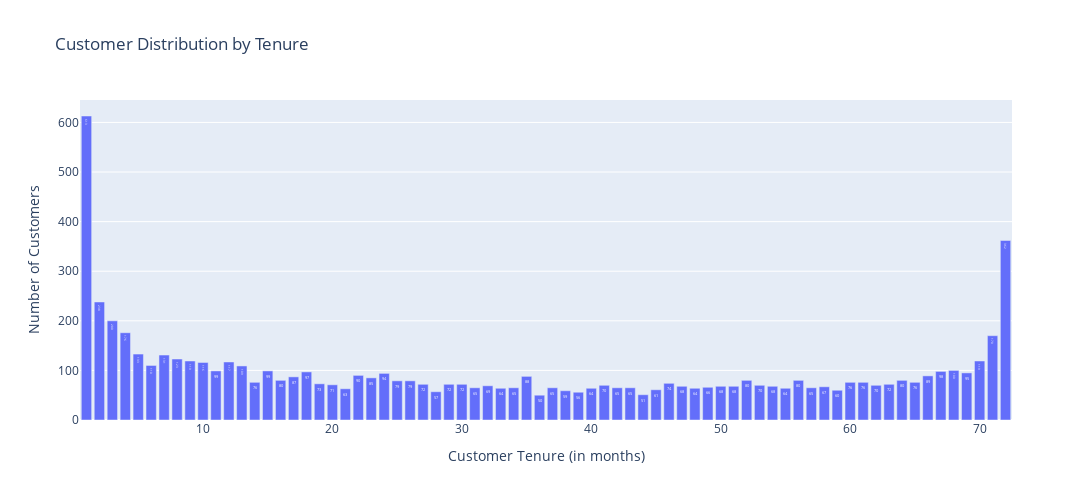

Notebook code cell kept with this figure:
### Code cell
tenure_counts = df['tenure'].value_counts().sort_index()  # sort so it appears in order
# Create a DataFrame for plotting
tenure_df = pd.DataFrame({
    'Tenure': tenure_counts.index,
    'CustomerCount': tenure_counts.values
})

# Create bar plot
fig = px.bar(
    tenure_df,
    x='Tenure',
    y='CustomerCount',
    labels={'Tenure': 'Customer Tenure (in months)', 'CustomerCount': 'Number of Customers'},
    title='Customer Distribution by Tenure',
    text_auto=True
)

fig.update_layout(
    #xaxis=dict(tickmode='linear'),
    width=1400,
    height=500
)

fig.show()

### Figure 1 — Plotly figure (JSON) as saved in the notebook; plotly's stock layout.template omitted (floating-point values rounded to 4 significant figures)
{"data": [{"hovertemplate": "Customer Tenure (in months)=%{x}<br>Number of Customers=%{y}<extra></extra>", "legendgroup": "", "marker": {"color": "#636efa", "pattern": {"shape": ""}}, "name": "", "orientation": "v", "showlegend": false, "textposition": "auto", "texttemplate": "%{y}", "type": "bar", "x": [1, 2, 3, 4, 5, 6, 7, 8, 9, 10, 11, 12, 13, 14, 15, 16, 17, 18, 19, 20, 21, 22, 23, 24, 25, 26, 27, 28, 29, 30, 31, 32, 33, 34, 35, 36, 37, 38, 39, 40, 41, 42, 43, 44, 45, 46, 47, 48, 49, 50, 51, 52, 53, 54, 55, 56, 57, 58, 59, 60, 61, 62, 63, 64, 65, 66, 67, 68, 69, 70, 71, 72], "xaxis": "x", "y": [613, 238, 200, 176, 133, 110, 131, 123, 119, 116, 99, 117, 109, 76, 99, 80, 87, 97, 73, 71, 63, 90, 85, 94, 79, 79, 72, 57, 72, 72, 65, 69, 64, 65, 88, 50, 65, 59, 56, 64, 70, 65, 65, 51, 61, 74, 68, 64, 66, 68, 68, 80, 70, 68, 64, 80, 65, 67, 60, 76, 76, 70, 72, 80, 76, 89, 98, 100, 95, 119, 170, 362], "yaxis": "y"}], "layout": {"barmode": "relative", "height": 500, "legend": {"tracegroupgap": 0}, "title": {"text": "Customer Distribution by Tenure"}, "width": 1400, "xaxis": {"anchor": "y", "domain": [0, 1], "title": {"text": "Customer Tenure (in months)"}}, "yaxis": {"anchor": "x", "domain": [0, 1], "title": {"text": "Number of Customers"}}}}
